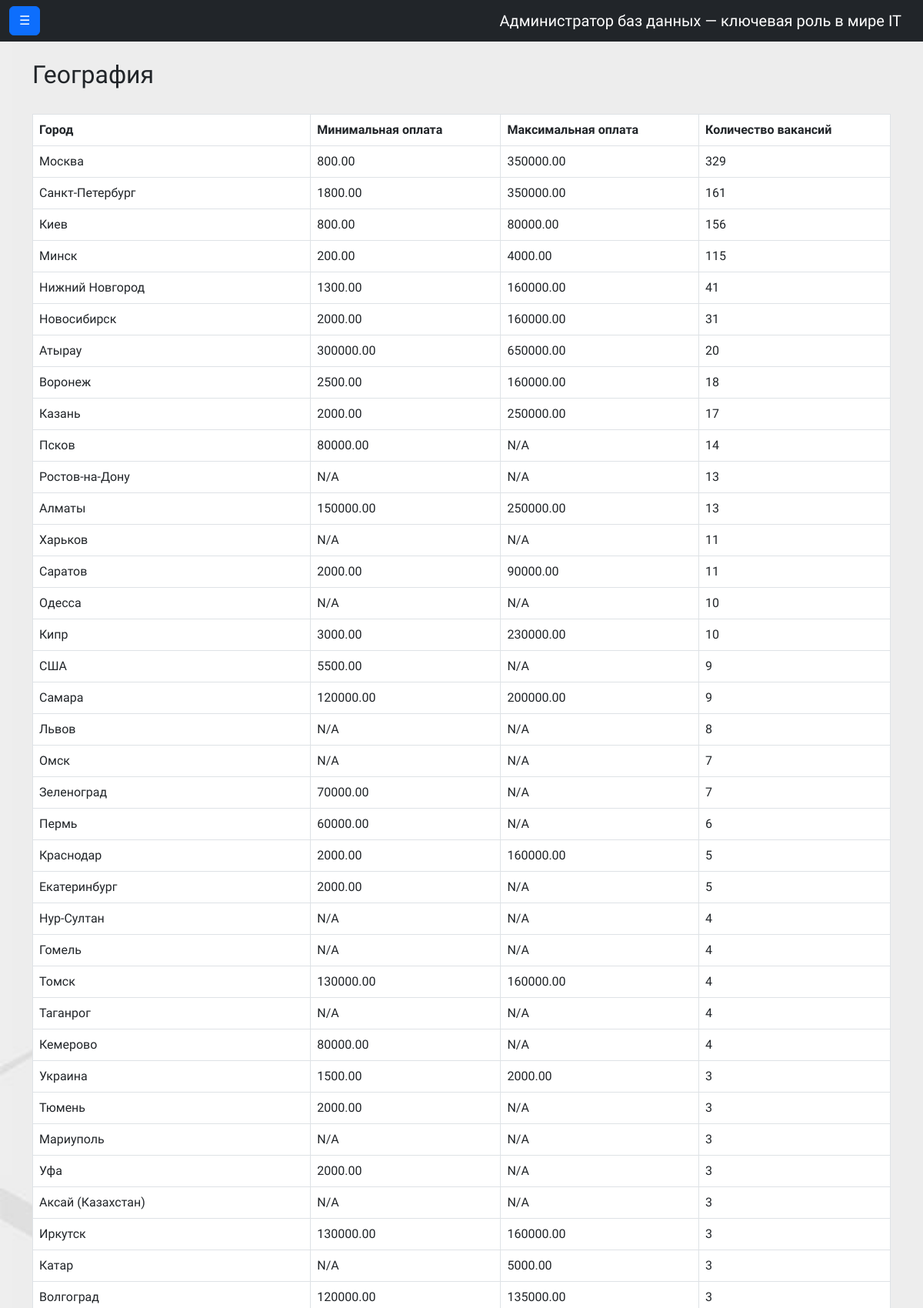
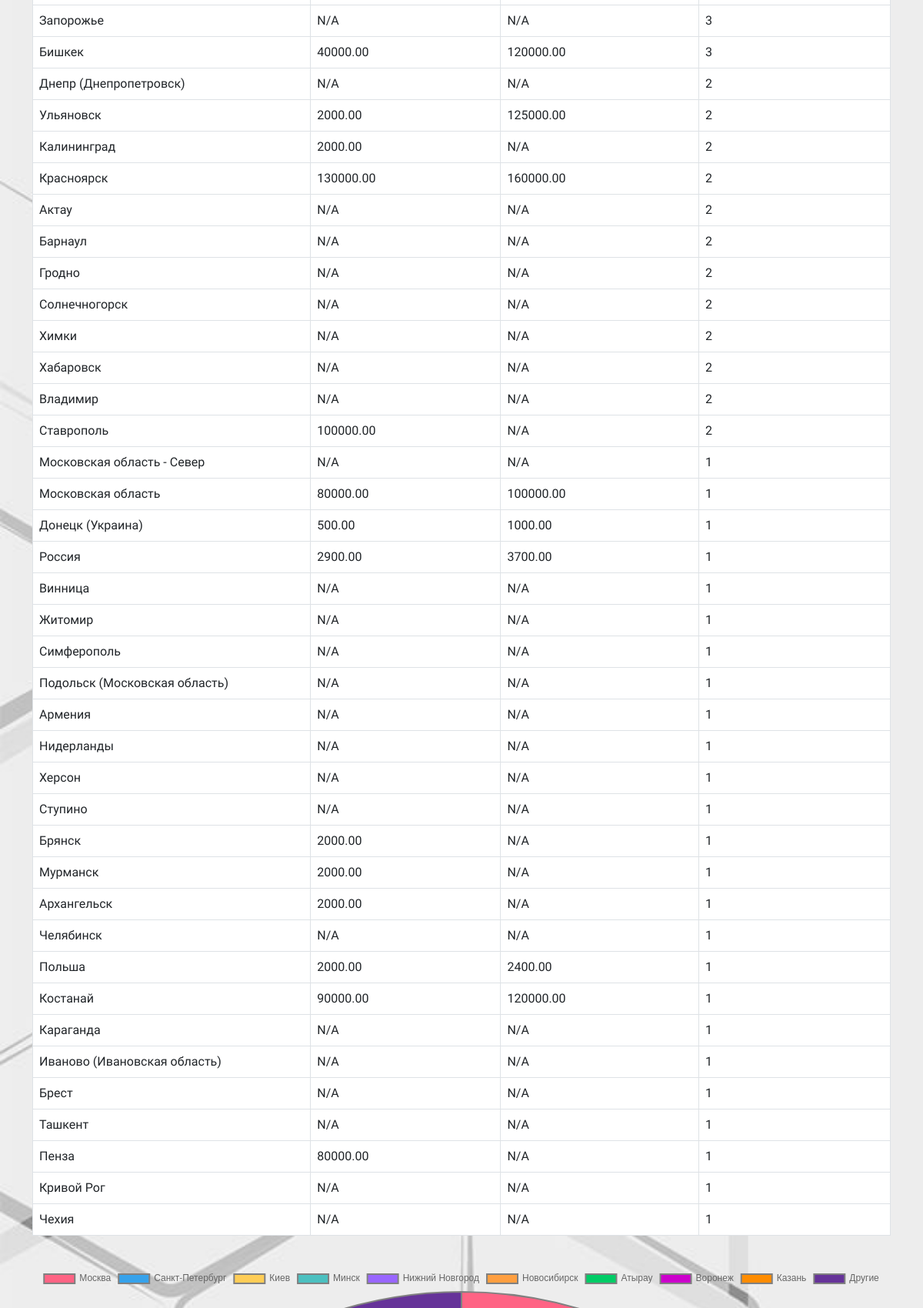
/geo/ (upper part), run on the app's committed database (2 pictures, top to bottom).
### jobinfo/models.py (models this page shows)
class JobListing(models.Model):
    name = models.CharField(max_length=255)
    key_skills = models.TextField()
    salary_from = models.DecimalField(max_digits=10, decimal_places=2, null=True, blank=True)
    salary_to = models.DecimalField(max_digits=10, decimal_places=2, null=True, blank=True)
    salary_currency = models.CharField(max_length=10)
    area_name = models.CharField(max_length=255)
    published_at = models.DateTimeField()

### jobinfo/views.py (the view)
# urls.py: path('geo/', views.geo, name='geo'),
def geo(request):
    template = loader.get_template('geo.html')
    salary_stats = get_salary_stats_and_counts_by_area()
    areas = list(salary_stats.keys())
    job_counts = [salary_stats[area]['job_counts'] for area in areas]
    n = 15  # Пороговое значение
    filtered_counts = filter_job_counts(salary_stats, areas, n)
    context = {
        'title': 'География',
        'salary_stats': salary_stats,
        'areas': list(filtered_counts.keys()),
        'job_counts': list(filtered_counts.values()),
    }
    return HttpResponse(template.render(context))

### jobinfo/views.py (called while the page is built)
def filter_job_counts(salary_stats, areas, n):
    filtered_counts = {}
    other_count = 0
    for area in areas:
        count = salary_stats[area]['job_counts']
        if count >= n:
            filtered_counts[area] = count
        else:
            other_count += count  # Суммируем в "Другие"
    if other_count > 0:
        filtered_counts["Другие"] = other_count
    return filtered_counts

### jobinfo/templates/geo.html
{% extends parent_template|default:"base.html" %}
{% block content %}
<table class="table table-bordered">
    <thead>
    <tr>
        <th>Город</th>
        <th>Минимальная оплата</th>
        <th>Максимальная оплата</th>
        <th>Количество вакансий</th>
    </tr>
    </thead>
    <tbody>
    {% for year, stats in salary_stats.items %}
    <tr>
        <td>{{ year }}</td>
        <td>{{ stats.min_salary|default:"N/A" }}</td>
        <td>{{ stats.max_salary|default:"N/A" }}</td>
        <td>{{ stats.job_counts|default:0 }}</td>
    </tr>
    {% endfor %}
    </tbody>
</table>
<br>
<canvas id="salaryChart" width="400" height="200"></canvas>
<br>
<script>
    // Получаем данные из контекста Django
    const areas = {{ areas|safe }};
    const jobCounts = {{ job_counts|safe|default:"0" }};
    // Данные для графика
    const data = {
      labels: areas, // Зоны
      datasets: [
        {
          label: 'Кол-во вакансий',
          data: jobCounts, // Количество вакансий
          borderColor: 'gray',
          backgroundColor: backgroundColor = [
  'rgb(255, 99, 132)',   // Красный
  'rgb(54, 162, 235)',   // Синий
  'rgb(255, 205, 86)',   // Желтый
  'rgb(75, 192, 192)',   // Бирюзовый
  'rgb(153, 102, 255)',  // Фиолетовый
  'rgb(255, 159, 64)',   // Оранжевый
  'rgb(0, 204, 102)',    // Зеленый
  'rgb(204, 0, 204)',    // Пурпурный
  'rgb(255, 140, 0)',    // Темно-оранжевый
  'rgb(102, 51, 153)'    // Темно-фиолетовый
],
          fill: true,
          hoverOffset: 10
        },
      ]
    };
    // Конфигурация графика
    const config = {
      type: 'doughnut',
      data: data,
      options: {
        responsive: true,
        plugins: {
          legend: {
            position: 'top',
          },
          tooltip: {
            callbacks: {
              label: function(tooltipItem) {
                return tooltipItem.dataset.label + ': ' + tooltipItem.raw;
              }
            }
          }
        }
      }
    };
    // Создание графика
    const ctx = document.getElementById('salaryChart').getContext('2d');
    const salaryChart = new Chart(ctx, config);
</script>
{% endblock content %}

### jobinfo/templates/base.html (shortened to what this page needs)
<!DOCTYPE html>
<html lang="ru">
<head>
    <link href="https://cdn.jsdelivr.net/npm/bootstrap@5.3.0/dist/css/bootstrap.min.css" rel="stylesheet">
    {% load static %}
</head>
<body>
<nav class="navbar navbar-dark bg-dark">
    <div class="container-fluid">
        <button class="btn btn-primary" type="button" data-bs-toggle="offcanvas" data-bs-target="#sidebar">
            ☰
        </button>
        <span class="navbar-brand mb-0 h1">Администратор баз данных — ключевая роль в мире IT</span>
    </div>
</nav>
<div class="container content mt-4">
    <h2>{{ title }}</h2>
    <br>
    <div class="content">
    {% block content %}
    {% endblock content %}
    </div>
</div>
</body>
</html>

### data on the page
JobListing: area_name "Московская область", min_salary "80000.00", max_salary "100000.00", job_counts "1"
JobListing: area_name "Донецк (Украина)", min_salary "500.00", max_salary "1000.00", job_counts "1"
JobListing: area_name "Россия", min_salary "2900.00", max_salary "3700.00", job_counts "1"
JobListing: area_name "Брянск", min_salary "2000.00", max_salary "N/A", job_counts "1"
JobListing: area_name "Мурманск", min_salary "2000.00", max_salary "N/A", job_counts "1"
JobListing: area_name "Архангельск", min_salary "2000.00", max_salary "N/A", job_counts "1"
JobListing: area_name "Польша", min_salary "2000.00", max_salary "2400.00", job_counts "1"
JobListing: area_name "Костанай", min_salary "90000.00", max_salary "120000.00", job_counts "1"
JobListing: area_name "Пенза", min_salary "80000.00", max_salary "N/A", job_counts "1"

### other printed values
{{ title }} "География"
{{ year }} "Москва" "Санкт-Петербург" "Киев" "Минск" "Нижний Новгород" "Новосибирск" "Атырау" "Воронеж" "Казань" "Псков" "Ростов-на-Дону" "Алматы" "Харьков" "Саратов" "Одесса" "Кипр" "США" "Самара" "Львов" "Омск" "Зеленоград" "Пермь" "Краснодар" "Екатеринбург" "Нур-Султан" "Гомель" "Томск" "Таганрог" "Кемерово" "Украина" "Тюмень" "Мариуполь" "Уфа" "Аксай (Казахстан)" "Иркутск" "Катар" "Волгоград" "Запорожье" "Бишкек" "Днепр (Днепропетровск)" "Ульяновск" "Калининград" "Красноярск" "Актау" "Барнаул" "Гродно" "Солнечногорск" "Химки" "Хабаровск" "Владимир" "Ставрополь" "Московская область - Север" "Винница" "Житомир" "Симферополь" "Подольск (Московская область)" "Армения" "Нидерланды" "Херсон" "Ступино" "Челябинск" "Караганда" "Иваново (Ивановская область)" "Брест" "Ташкент" "Кривой Рог" "Чехия"
{{ stats.min_salary|default:"N/A" }} "800.00" "1800.00" "800.00" "200.00" "1300.00" "2000.00" "300000.00" "2500.00" "2000.00" "80000.00" "N/A" "150000.00" "N/A" "2000.00" "N/A" "3000.00" "5500.00" "120000.00" "N/A" "N/A" "70000.00" "60000.00" "2000.00" "2000.00" "N/A" "N/A" "130000.00" "N/A" "80000.00" "1500.00" "2000.00" "N/A" "2000.00" "N/A" "130000.00" "N/A" "120000.00" "N/A" "40000.00" "N/A" "2000.00" "2000.00" "130000.00" "N/A" "N/A" "N/A" "N/A" "N/A" "N/A" "N/A" "100000.00" "N/A" "N/A" "N/A" "N/A" "N/A" "N/A" "N/A" "N/A" "N/A" "N/A" "N/A" "N/A" "N/A" "N/A" "N/A" "N/A"
{{ stats.max_salary|default:"N/A" }} "350000.00" "350000.00" "80000.00" "4000.00" "160000.00" "160000.00" "650000.00" "160000.00" "250000.00" "N/A" "N/A" "250000.00" "N/A" "90000.00" "N/A" "230000.00" "N/A" "200000.00" "N/A" "N/A" "N/A" "N/A" "160000.00" "N/A" "N/A" "N/A" "160000.00" "N/A" "N/A" "2000.00" "N/A" "N/A" "N/A" "N/A" "160000.00" "5000.00" "135000.00" "N/A" "120000.00" "N/A" "125000.00" "N/A" "160000.00" "N/A" "N/A" "N/A" "N/A" "N/A" "N/A" "N/A" "N/A" "N/A" "N/A" "N/A" "N/A" "N/A" "N/A" "N/A" "N/A" "N/A" "N/A" "N/A" "N/A" "N/A" "N/A" "N/A" "N/A"
{{ stats.job_counts|default:0 }} "329" "161" "156" "115" "41" "31" "20" "18" "17" "14" "13" "13" "11" "11" "10" "10" "9" "9" "8" "7" "7" "6" "5" "5" "4" "4" "4" "4" "4" "3" "3" "3" "3" "3" "3" "3" "3" "3" "3" "2" "2" "2" "2" "2" "2" "2" "2" "2" "2" "2" "2" "1" "1" "1" "1" "1" "1" "1" "1" "1" "1" "1" "1" "1" "1" "1" "1"
